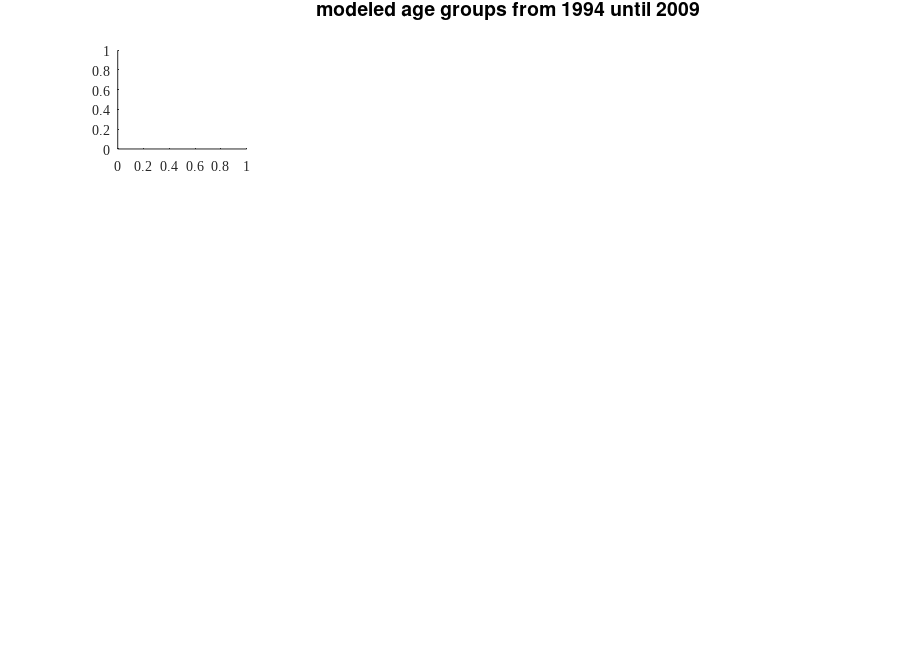

Here is the MATLAB script that generated this plot: (Note: this script raises an error after producing the figure.)
%% Plot cross-sectional data - in combination with PK_model_basis.m

%%%%%%%%%%%%%%%%%%%%%%%%%%%%%%%%%%%%%%%%%%%%%%%%%%%%%%%%%%%%%%%%%%%%%%%%%%%%%%%%%%%%%%%%%%%%%%%%%%%%%%%%%%%%%%%%%%%%%%%%%%%%%%%%
    

figure1 = figure(1); clf
figure_title = ['modeled age groups from 1994 until 2009'];        
annotation(figure1,'textbox', [0.35 0.97 0.82 0.03], 'String',{figure_title}, 'FontWeight','bold', ...
    'FontSize',14, 'FitBoxToText','off', 'LineStyle','none');

set(gcf,'Color',[1,1,1]); 
set(gcf, 'PaperPositionMode','auto')     %important! don't know why... :-)
set(0,'DefaultAxesFontName', 'Times New Roman'); set(0,'DefaultTextFontname', 'Times New Roman')
set(0,'DefaultTextFontsize', 10); set(0,'DefaultAxesFontsize', 10)
set(gcf, 'Units','centimeters','position', [-50 0 23 17])

for i = 1994:2009
    subplot(4,4,i-1994+1)
    semilogy(age_group', mod_data_nonNaNs(:,i-1994+1),'or');
    xlim([0 80]); ylim([0.1 100]); 
    title(num2str(i))
end   
